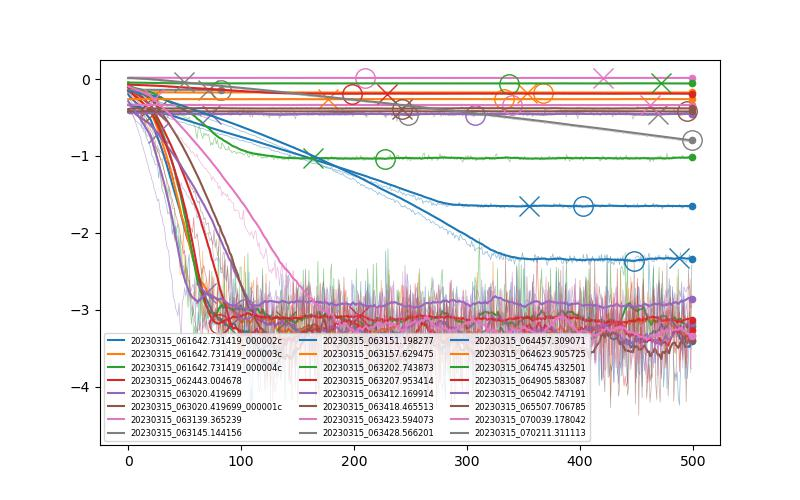

This chart was generated by the following Python code:
#!/usr/bin/env python3
import os,sys
import pandas as pd
import numpy as np
import matplotlib.pyplot as plt
import time
from glob2 import glob
from scipy.signal import savgol_filter


def kalman(y):
    navg = 20
    bestloss=100
    beststd=100
    beststdepoch=None
    bestlossepoch=None
    yk = np.zeros_like(y)
    ys = np.zeros_like(y)
    for i in range(len(y)):
        yk[i]=y[max(0,i-navg):i+1].mean()
        ys[i]=y[max(0,i-navg):i+1].std()
        if yk[i]<bestloss and i >= 20 and np.abs(y[i]-yk[i]) < 0.2*ys[i]:
            bestloss = yk[i]
            bestlossepoch = i
        if ys[i] < beststd and i >= 20:
            beststd = ys[i]
            beststdepoch = i
    if bestlossepoch is None:
        bestlossepoch=len(y)-1
        bestloss=yk[-1]
    if beststdepoch is None:
        beststdepoch = len(y)-1
        beststd = yk[-1]
    return yk, bestlossepoch,bestloss, ys,beststdepoch,yk[beststdepoch]
    
def kalman0(y):
    k = .5
    yk = np.array(y.copy())
    for i in range(1,len(y)):
        yk[i]=yk[i-1]*(1-k) + y[i]*k
        k= k*0.95 + (.05)*0.05
    return yk

repno=-1
if len(sys.argv)>1:
    repno = int(sys.argv[-1])

plt.figure(figsize=(8,5))
cols = list(plt.rcParams['axes.prop_cycle'])

coli = 0
datadirs = sorted(glob("datadir"+os.path.sep+"*"+os.path.sep+"report.txt"))

repdirs=[]
for i in range(repno,0):
    try:
        reps = datadirs[i]
        repdirs.append(reps)
    except:
        continue
xcoord=0
for reps in repdirs:
    repcol = cols[coli % 8]['color']
    coli+=1
    print(f"repcol={repcol}")
    x=pd.read_csv(reps,header=None)
    yvals=np.log10(np.array(x.iloc[:,-1]))
    lbl=reps.split(os.path.sep)[-2]
    plt.plot(range(xcoord,xcoord+len(yvals)),yvals,label=lbl, color=repcol,alpha=0.5,lw=0.5)
    #ysmooth=savgol_filter(yvals,min(len(yvals)//10+2,115)//2*2+1,1)
    ysmooth,minx,miny,ystd,minstdx,minstdy=kalman(yvals) 
    plt.plot(range(xcoord,xcoord+len(ysmooth)),ysmooth, color=repcol)
    plt.plot(xcoord+len(ysmooth)-1,ysmooth[-1], '.',ms=9,color=repcol,alpha=1.0,lw=1.5)
    
    print(f"minx={minx},miny={miny}")
    plt.plot(xcoord+minx,miny, 'o',ms=14, mfc='#ffffff00',mec=repcol+"ff")
    plt.plot(xcoord+minstdx,minstdy, 'x',ms=14, mfc='#ffffff00',mec=repcol+"ff")
    print(f"minstdx,y={minstdx},{minstdy}")
    if '-x' not in sys.argv:
        xcoord += len(ysmooth)

leg = plt.legend(loc='best',prop={'size':6}, ncol=3)

# set the linewidth of each legend object
if 'legend_handles' in dir(leg):
    lhandles = leg.legend_handles
else:
    lhandles = leg.legendHandles

for legobj in lhandles:
    legobj.set_linewidth(1.5)
    legobj.set_alpha(1.0)



imgfile=os.path.sep.join((reps.split(os.path.sep)[:-1]))+os.path.sep+"report.png"
print(f"imgfile={imgfile}")
plt.savefig(imgfile)
plt.savefig("rep.tmp.jpg")
os.replace("rep.tmp.jpg","rep.jpg")
#plt.show()
#if os.path.sep=='/': 
#    os.system("sync;sync;eom "+imgfile)
#else:
#    os.system("start "+imgfile)
